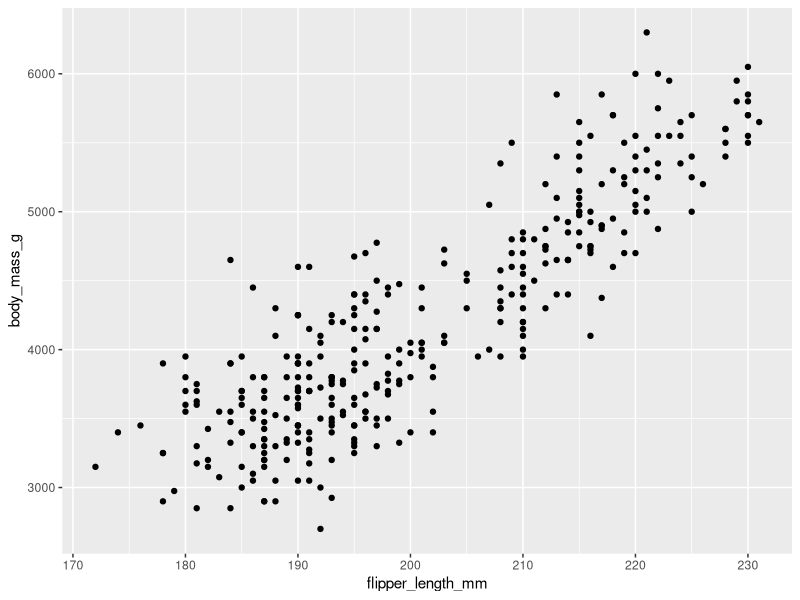
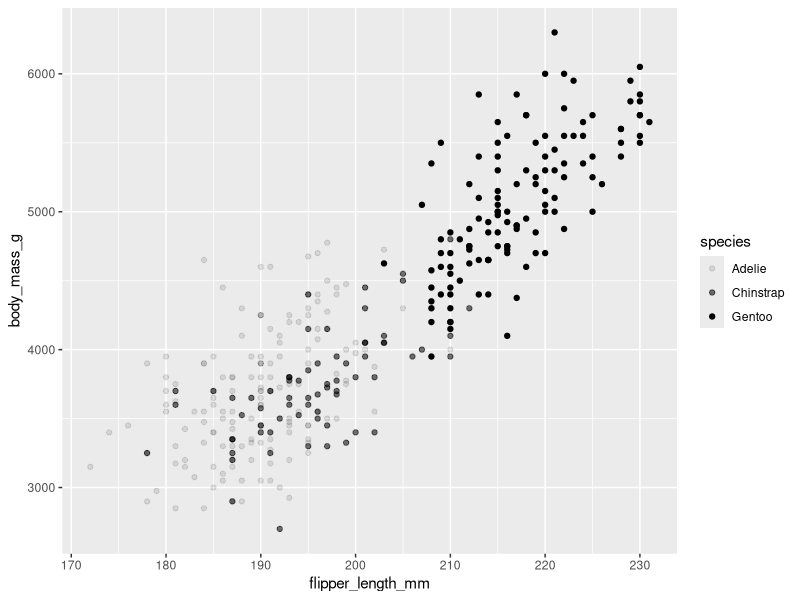

Recreate these plots in R, in order.
## ---- chunk 1

library(ggplot2)

library(palmerpenguins)

data(penguins)

View(penguins)
## ---- chunk 2

ggplot(data = penguins) +

  geom_point(mapping = aes(x = flipper_length_mm, y = body_mass_g))

## ---- chunk 3
ggplot(data = penguins) + 
  geom_point(mapping=aes(x=flipper_length_mm,y=body_mass_g,alpha=species))
